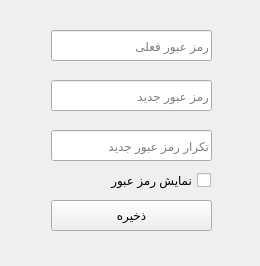
<?xml version="1.0" encoding="UTF-8"?>
<ui version="4.0">
 <class>Form</class>
 <widget class="QWidget" name="Form">
  <property name="geometry">
   <rect>
    <x>0</x>
    <y>0</y>
    <width>260</width>
    <height>266</height>
   </rect>
  </property>
  <property name="windowTitle">
   <string>تغییر رمز عبور</string>
  </property>
  <widget class="QLineEdit" name="new_pass_inpt">
   <property name="geometry">
    <rect>
     <x>51</x>
     <y>80</y>
     <width>161</width>
     <height>31</height>
    </rect>
   </property>
   <property name="text">
    <string/>
   </property>
   <property name="echoMode">
    <enum>QLineEdit::Password</enum>
   </property>
   <property name="placeholderText">
    <string>رمز عبور جدید</string>
   </property>
  </widget>
  <widget class="QLineEdit" name="current_pass_inpt">
   <property name="geometry">
    <rect>
     <x>51</x>
     <y>30</y>
     <width>161</width>
     <height>31</height>
    </rect>
   </property>
   <property name="text">
    <string/>
   </property>
   <property name="echoMode">
    <enum>QLineEdit::Password</enum>
   </property>
   <property name="placeholderText">
    <string>رمز عبور فعلی</string>
   </property>
  </widget>
  <widget class="QLineEdit" name="new_pass_repeat_inpt">
   <property name="geometry">
    <rect>
     <x>51</x>
     <y>130</y>
     <width>161</width>
     <height>31</height>
    </rect>
   </property>
   <property name="text">
    <string/>
   </property>
   <property name="echoMode">
    <enum>QLineEdit::Password</enum>
   </property>
   <property name="placeholderText">
    <string>تکرار رمز عبور جدید</string>
   </property>
  </widget>
  <widget class="QPushButton" name="save_btn">
   <property name="geometry">
    <rect>
     <x>51</x>
     <y>200</y>
     <width>161</width>
     <height>31</height>
    </rect>
   </property>
   <property name="text">
    <string>ذخیره</string>
   </property>
  </widget>
  <widget class="QCheckBox" name="show_chck">
   <property name="geometry">
    <rect>
     <x>50</x>
     <y>170</y>
     <width>161</width>
     <height>20</height>
    </rect>
   </property>
   <property name="layoutDirection">
    <enum>Qt::RightToLeft</enum>
   </property>
   <property name="text">
    <string>نمایش رمز عبور</string>
   </property>
  </widget>
 </widget>
 <resources/>
 <connections/>
</ui>
